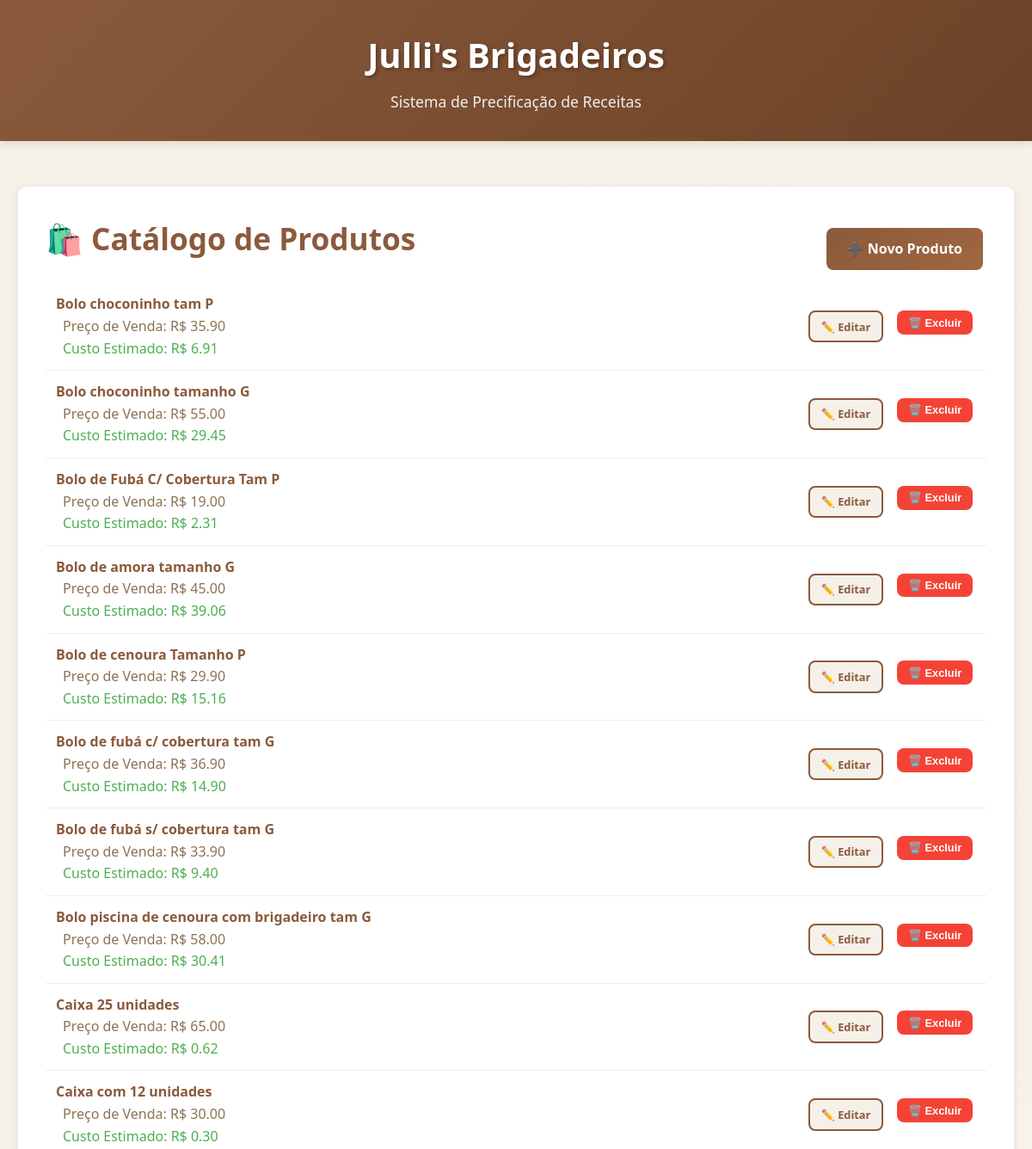
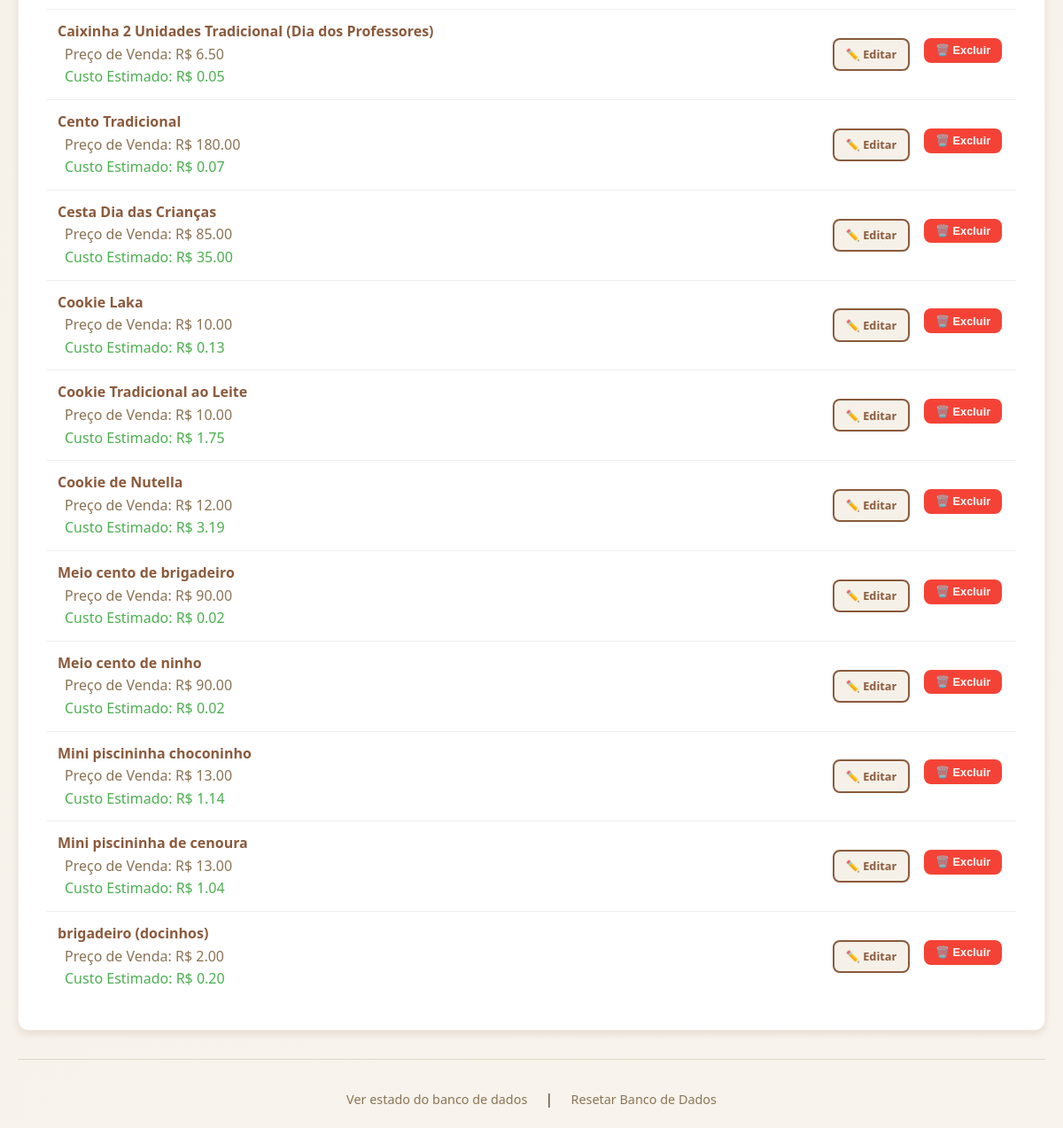
/produtos, run on the app's committed database (2 pictures, top to bottom).
### tables this page shows
CREATE TABLE produtos (
            id INTEGER PRIMARY KEY AUTOINCREMENT,
            nome TEXT UNIQUE NOT NULL,
            preco_venda REAL NOT NULL
        );

### main.py (the view)
@app.route("/produtos")
def gerir_produtos():
    produtos = get_produtos()
    return render_template("gerir_produtos.html", produtos=produtos)

### main.py (called while the page is built)
def get_db():
    db = getattr(g, '_database', None)
    if db is None:
        db = g._database = sqlite3.connect(DATABASE)
        db.row_factory = sqlite3.Row
    return db

@app.teardown_appcontext
def close_connection(exception):
    db = getattr(g, '_database', None)
    if db is not None:
        db.close()

def get_ingredientes_receita(receita_id):
    cursor = get_db().cursor()
    cursor.execute(
        '''
        SELECT ri.id, i.nome, ri.quantidade, ri.unidade, i.densidade,
               i.preco_embalagem, i.quant_embalagem,
               i.id as ingrediente_id
        FROM receita_ingredientes ri
        JOIN ingredientes i ON ri.ingrediente_id = i.id
        WHERE ri.receita_id = ?
        ''', (receita_id,))
    return cursor.fetchall()

def get_custos_adicionais_receita(receita_id):
    cursor = get_db().cursor()
    cursor.execute('''SELECT rca.id, ca.nome, ca.tipo, rca.quantidade_utilizada,
                    ca.custo_unitario, ca.unidade_medida, ca.vida_util, ca.descricao,
                    ca.id as custo_adicional_id
                    FROM receita_custos_adicionais rca
                    JOIN custos_adicionais ca ON rca.custo_adicional_id = ca.id
                    WHERE rca.receita_id = ?''', (receita_id,))
    return cursor.fetchall()

def get_produtos():
    cursor = get_db().cursor()
    cursor.execute("SELECT * FROM produtos ORDER BY nome")
    return cursor.fetchall()

def converter_para_gramas(quantidade, unidade, densidade=1.0):
    fatores_conversao = {
        'g': 1.0, 'kg': 1000.0, 'ml': 1.0, 'l': 1000.0,
        'colher': 15.0, 'xícara': 240.0, 'unidade': 50.0, 'pitada': 0.5,
    }
    unidades_de_volume = ['ml', 'l', 'colher', 'xícara']
    fator = fatores_conversao.get(unidade, 1.0)
    if unidade in unidades_de_volume:
        return quantidade * fator * (densidade or 1.0)
    return quantidade * fator

def calcular_custo_ingrediente(preco_embalagem, quant_embalagem, qtd_convertida_gramas):
    if quant_embalagem > 0:
        return (preco_embalagem / quant_embalagem) * qtd_convertida_gramas
    return 0

@app.context_processor
def utility_processor():
    return dict(
        calcular_custo_total_receita=calcular_custo_total_receita,
        calcular_custo_produto=calcular_custo_produto
    )

### Templates/gerir_produtos.html (shortened to what this page needs)
{% extends "base.html" %}
{% block content %}
<div class="card">
    <div style="display: flex; justify-content: space-between; align-items: center;">
        <h1>🛍️ Catálogo de Produtos</h1>
        <a href="{{ url_for('criar_produto') }}" class="btn btn-primary">➕ Novo Produto</a>
    </div>
    {% if produtos %}
    <ul class="item-list">
        {% for produto in produtos %}
        <li class="item-list-item">
            <div class="item-info">
                <span class="item-name">{{ produto['nome'] }}</span>
                <div class="item-details">Preço de Venda: R$ {{ "%.2f"|format(produto['preco_venda']) }}</div>
                <div class="item-details" style="color: var(--success-green);">Custo Estimado: R$ {{ "%.2f"|format(calcular_custo_produto(produto['id'])) }}</div>
            </div>
            <div class="item-actions">
                    <a href="{{ url_for('editar_produto', produto_id=produto['id']) }}" class="btn btn-small btn-secondary">
                        ✏️ Editar
                    </a>
                    <form action="{{ url_for('excluir_produto', produto_id=produto['id']) }}" method="POST" onsubmit="return confirm('Tem a certeza que deseja excluir este produto?');">
                        <button type="submit" class="btn btn-small btn-danger">🗑️ Excluir</button>
                    </form>
            </div>
        </li>
        {% endfor %}
    </ul>
    {% else %}
    <div class="empty-state">
        <p>Nenhum produto cadastrado. Crie o seu primeiro item de venda!</p>
    </div>
    {% endif %}
</div>
{% endblock %}

### Static/style.css (style rules this page uses)
:root { --primary-brown: #8B5A3C; --light-cream: #F5F1E8; --dark-brown: #6B4226; --accent-brown: #A0673F; --text-dark: #3D2914; --text-light: #8B7355; --success-green: #4CAF50; --error-red: #F44336; --warning-orange: #FF9800; --shadow-light: 0 2px 4px rgba(139, 90, 60, 0.1); --shadow-medium: 0 4px 8px rgba(139, 90, 60, 0.15); --shadow-heavy: 0 8px 16px rgba(139, 90, 60, 0.2); --border-radius: 8px; --border-radius-large: 12px; }
* { margin: 0; padding: 0; box-sizing: border-box; }
body { font-family: 'Segoe UI', Tahoma, Geneva, Verdana, sans-serif; background: linear-gradient(135deg, var(--light-cream) 0%, #F8F4ED 100%); color: var(--text-dark); line-height: 1.6; min-height: 100vh; }
h1 { color: var(--primary-brown); font-size: 2.2rem; margin-bottom: 1.5rem; text-align: center; font-weight: 600; }
.card { background: white; border-radius: var(--border-radius-large); padding: 2rem; margin-bottom: 2rem; box-shadow: var(--shadow-medium); border: 1px solid rgba(139, 90, 60, 0.1); transition: transform 0.3s ease, box-shadow 0.3s ease; }
.btn { display: inline-block; padding: 0.75rem 1.5rem; border: none; border-radius: var(--border-radius); font-size: 1rem; font-weight: 600; text-decoration: none; cursor: pointer; transition: all 0.3s ease; text-align: center; margin: 0.25rem; }
.btn-primary { background: linear-gradient(135deg, var(--primary-brown) 0%, var(--accent-brown) 100%); color: white; }
.btn-secondary { background: var(--light-cream); color: var(--primary-brown); border: 2px solid var(--primary-brown); }
.btn-danger { background: var(--error-red); color: white; }
.btn-small { padding: 0.4rem 0.8rem; font-size: 0.8rem; }
.item-list { list-style: none; padding: 0; }
.item-list-item { display: flex; justify-content: space-between; align-items: center; padding: 0.75rem; border-bottom: 1px solid #eee; transition: background-color 0.2s; }
.item-list-item:last-child { border-bottom: none; }
.item-info { flex: 1; }
.item-name { font-weight: 600; color: var(--primary-brown); }
.item-details { color: var(--text-light); margin-left: 0.5rem; }
.item-actions { display: flex; gap: 0.5rem; }
.card, .recipe-item { animation: fadeIn 0.5s ease-out forwards; }

### data on the page
produtos: nome "Bolo choconinho tam P", preco_venda "35.90", calcular_custo_produto "6.91"
produtos: nome "Bolo choconinho tamanho G", preco_venda "55.00", calcular_custo_produto "29.45"
produtos: nome "Bolo de Fubá C/ Cobertura Tam P", preco_venda "19.00", calcular_custo_produto "2.31"
produtos: nome "Bolo de amora tamanho G", preco_venda "45.00", id "39.06"
produtos: nome "Bolo de cenoura Tamanho P", preco_venda "29.90", id "15.16"
produtos: nome "Bolo de fubá c/ cobertura tam G", preco_venda "36.90", calcular_custo_produto "14.90"
produtos: nome "Bolo de fubá s/ cobertura tam G", preco_venda "33.90", calcular_custo_produto "9.40"
produtos: nome "Bolo piscina de cenoura com brigadeiro tam G", preco_venda "58.00", calcular_custo_produto "30.41"
produtos: nome "Caixa 25 unidades", preco_venda "65.00", calcular_custo_produto "0.62"
produtos: nome "Caixa com 12 unidades", preco_venda "30.00", calcular_custo_produto "0.30"
produtos: nome "Caixinha 2 Unidades Tradicional (Dia dos Professores)", preco_venda "6.50", calcular_custo_produto "0.05"
produtos: nome "Cento Tradicional", preco_venda "180.00", calcular_custo_produto "0.07"
produtos: nome "Cesta Dia das Crianças", preco_venda "85.00", calcular_custo_produto "35.00"
produtos: nome "Cookie Laka", preco_venda "10.00", calcular_custo_produto "0.13"
produtos: nome "Cookie Tradicional ao Leite", preco_venda "10.00", calcular_custo_produto "1.75"
produtos: nome "Cookie de Nutella", preco_venda "12.00", calcular_custo_produto "3.19"
produtos: nome "Meio cento de brigadeiro", preco_venda "90.00", calcular_custo_produto "0.02"
produtos: nome "Meio cento de ninho", preco_venda "90.00", calcular_custo_produto "0.02"
produtos: nome "Mini piscininha choconinho", preco_venda "13.00", calcular_custo_produto "1.14"
produtos: nome "Mini piscininha de cenoura", preco_venda "13.00", calcular_custo_produto "1.04"
produtos: nome "brigadeiro (docinhos)", preco_venda "2.00", calcular_custo_produto "0.20"
